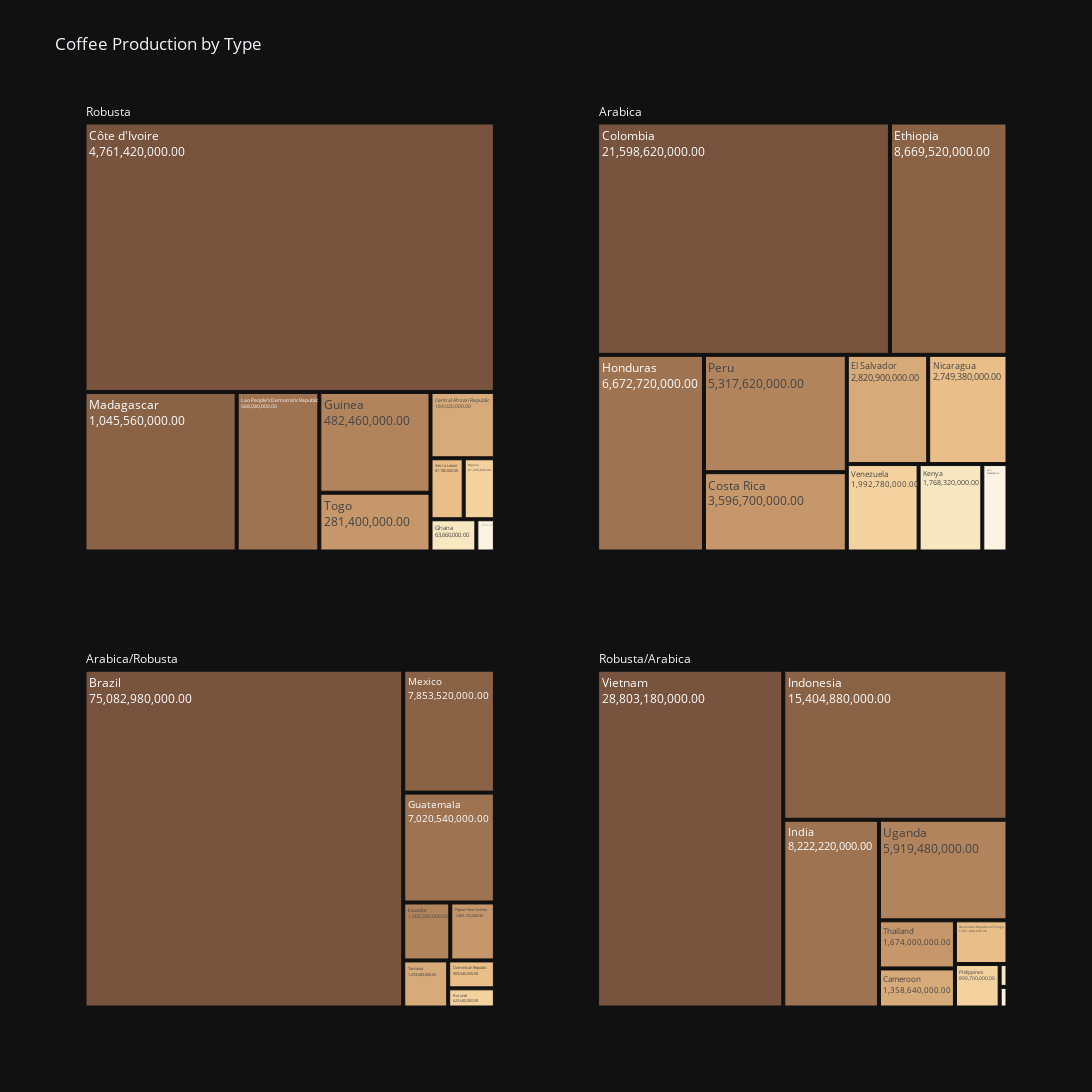

The notebook cell this image was saved under:
### Code cell
# Tworzenie subplotów
fig = go.Figure()

# Definiowanie palety kolorów
colors = ["#78533d", "#8a6347", "#9e7352", "#b1845e", "#c5976b", "#d7aa79", "#e9be88", "#f4d2a0", "#f8e8c1", "#fdf3e3"]


# Dodawanie treemap dla Robusty
fig.add_trace(
    go.Treemap(
        labels=robusta.head(10).Country,
        parents=["Robusta"] * 10,
        values=robusta.Total_production,
        name="Robusta",
        text=robusta.Total_production.apply(lambda x: f"{x:,.2f}"),
        textinfo="text+label",
        domain=dict(x=[0, 0.45], y=[0.5, 1]),
        marker=dict(colors=colors),
        hovertemplate='<b>%{label}</b><br>Total Production: %{value:,.2f}<br>'
    )
)

# Dodawanie treemap dla Arabiki
fig.add_trace(
    go.Treemap(
        labels=arabica.head(10).Country,
        parents=["Arabica"] * 10,
        values=arabica.Total_production,
        name="Arabica",
        text=arabica.Total_production.apply(lambda x: f"{x:,.2f}"),
        textinfo="text+label",
        domain=dict(x=[0.55, 1], y=[0.5, 1]),
        marker=dict(colors=colors),
        hovertemplate='<b>%{label}</b><br>Total Production: %{value:,.2f}<br>'
    )
)

# Dodawanie treemap dla Arabiki/Robusty
fig.add_trace(
    go.Treemap(
        labels=arabica_robusta.head(10).Country,
        parents=["Arabica/Robusta"] * 10,
        values=arabica_robusta.Total_production,
        name="Arabica/Robusta",
        text=arabica_robusta.Total_production.apply(lambda x: f"{x:,.2f}"),
        textinfo="text+label",
        domain=dict(x=[0, 0.45], y=[0, 0.4]),
        marker=dict(colors=colors),
        hovertemplate='<b>%{label}</b><br>Total Production: %{value:,.2f}<br>'
    )
)

# Dodawanie treemap dla Robusty/Arabiki
fig.add_trace(
    go.Treemap(
        labels=robusta_arabica.head(10).Country,
        parents=["Robusta/Arabica"] * 10,
        values=robusta_arabica.Total_production,
        name="Robusta/Arabica",
        text=robusta_arabica.Total_production.apply(lambda x: f"{x:,.2f}"),
        textinfo="text+label",
        domain=dict(x=[0.55, 1], y=[0, 0.4]),
        marker=dict(colors=colors),
        hovertemplate='<b>%{label}</b><br>Total Production: %{value:,.2f}<br>'
    )
)

# Aktualizowanie układu i wyświetlanie zdjęcia
fig.update_layout(height=1200, width=1200, title_text="Coffee Production by Type")
fig.show()

### Figure 1 — Plotly figure (JSON) as saved in the notebook; plotly's stock layout.template omitted (floating-point values rounded to 4 significant figures)
{"data": [{"domain": {"x": [0, 0.45], "y": [0.5, 1]}, "hovertemplate": "<b>%{label}</b><br>Total Production: %{value:,.2f}<br>", "labels": ["Côte d'Ivoire", "Madagascar", "Lao People's Democratic Republic", "Guinea", "Togo", "Central African Republic", "Sierra Leone", "Nigeria", "Ghana", "Trinidad & Tobago"], "marker": {"colors": ["#78533d", "#8a6347", "#9e7352", "#b1845e", "#c5976b", "#d7aa79", "#e9be88", "#f4d2a0", "#f8e8c1", "#fdf3e3"]}, "name": "Robusta", "parents": ["Robusta", "Robusta", "Robusta", "Robusta", "Robusta", "Robusta", "Robusta", "Robusta", "Robusta", "Robusta"], "text": ["4,761,420,000.00", "1,045,560,000.00", "568,080,000.00", "482,460,000.00", "281,400,000.00", "184,020,000.00", "87,180,000.00", "81,900,000.00", "63,660,000.00", "25,740,000.00", "14,880,000.00", "10,800,000.00", "6,900,000.00", "2,700,000.00", "1,080,000.00"], "textinfo": "text+label", "values": [4761000000.0, 1046000000.0, 568100000.0, 482500000.0, 281400000.0, 184000000.0, 87180000.0, 81900000.0, 63660000.0, 25740000.0, 14880000.0, 10800000.0, 6900000.0, 2700000.0, 1080000.0], "type": "treemap"}, {"domain": {"x": [0.55, 1], "y": [0.5, 1]}, "hovertemplate": "<b>%{label}</b><br>Total Production: %{value:,.2f}<br>", "labels": ["Colombia", "Ethiopia", "Honduras", "Peru", "Costa Rica", "El Salvador", "Nicaragua", "Venezuela", "Kenya", "Haiti"], "marker": {"colors": ["#78533d", "#8a6347", "#9e7352", "#b1845e", "#c5976b", "#d7aa79", "#e9be88", "#f4d2a0", "#f8e8c1", "#fdf3e3"]}, "name": "Arabica", "parents": ["Arabica", "Arabica", "Arabica", "Arabica", "Arabica", "Arabica", "Arabica", "Arabica", "Arabica", "Arabica"], "text": ["21,598,620,000.00", "8,669,520,000.00", "6,672,720,000.00", "5,317,620,000.00", "3,596,700,000.00", "2,820,900,000.00", "2,749,380,000.00", "1,992,780,000.00", "1,768,320,000.00", "698,880,000.00", "567,540,000.00", "359,160,000.00", "280,980,000.00", "207,000,000.00", "190,920,000.00", "132,120,000.00", "82,260,000.00", "76,800,000.00", "68,640,000.00", "62,220,000.00", "54,000,000.00", "1,440,000.00"], "textinfo": "text+label", "values": [21600000000.0, 8670000000.0, 6673000000.0, 5318000000.0, 3597000000.0, 2821000000.0, 2749000000.0, 1993000000.0, 1768000000.0, 698900000.0, 567500000.0, 359200000.0, 281000000.0, 207000000.0, 190900000.0, 132100000.0, 82260000.0, 76800000.0, 68640000.0, 62220000.0, 54000000.0, 1440000.0], "type": "treemap"}, {"domain": {"x": [0, 0.45], "y": [0, 0.4]}, "hovertemplate": "<b>%{label}</b><br>Total Production: %{value:,.2f}<br>", "labels": ["Brazil", "Mexico", "Guatemala", "Ecuador", "Papua New Guinea", "Tanzania", "Dominican Republic", "Burundi"], "marker": {"colors": ["#78533d", "#8a6347", "#9e7352", "#b1845e", "#c5976b", "#d7aa79", "#e9be88", "#f4d2a0", "#f8e8c1", "#fdf3e3"]}, "name": "Arabica/Robusta", "parents": ["Arabica/Robusta", "Arabica/Robusta", "Arabica/Robusta", "Arabica/Robusta", "Arabica/Robusta", "Arabica/Robusta", "Arabica/Robusta", "Arabica/Robusta", "Arabica/Robusta", "Arabica/Robusta"], "text": ["75,082,980,000.00", "7,853,520,000.00", "7,020,540,000.00", "1,900,380,000.00", "1,803,120,000.00", "1,474,680,000.00", "909,540,000.00", "623,640,000.00"], "textinfo": "text+label", "values": [75080000000.0, 7854000000.0, 7021000000.0, 1900000000.0, 1803000000.0, 1475000000.0, 909500000.0, 623600000.0], "type": "treemap"}, {"domain": {"x": [0.55, 1], "y": [0, 0.4]}, "hovertemplate": "<b>%{label}</b><br>Total Production: %{value:,.2f}<br>", "labels": ["Vietnam", "Indonesia", "India", "Uganda", "Thailand", "Cameroon", "Democratic Republic of Congo", "Philippines", "Angola", "Sri Lanka"], "marker": {"colors": ["#78533d", "#8a6347", "#9e7352", "#b1845e", "#c5976b", "#d7aa79", "#e9be88", "#f4d2a0", "#f8e8c1", "#fdf3e3"]}, "name": "Robusta/Arabica", "parents": ["Robusta/Arabica", "Robusta/Arabica", "Robusta/Arabica", "Robusta/Arabica", "Robusta/Arabica", "Robusta/Arabica", "Robusta/Arabica", "Robusta/Arabica", "Robusta/Arabica", "Robusta/Arabica"], "text": ["28,803,180,000.00", "15,404,880,000.00", "8,222,220,000.00", "5,919,480,000.00", "1,674,000,000.00", "1,358,640,000.00", "1,051,080,000.00", "890,700,000.00", "82,080,000.00", "73,860,000.00"], "textinfo": "text+label", "values": [28800000000.0, 15400000000.0, 8222000000.0, 5919000000.0, 1674000000.0, 1359000000.0, 1051000000.0, 890700000.0, 82080000.0, 73860000.0], "type": "treemap"}], "layout": {"title": {"text": "Coffee Production by Type"}, "height": 1200, "width": 1200}}
